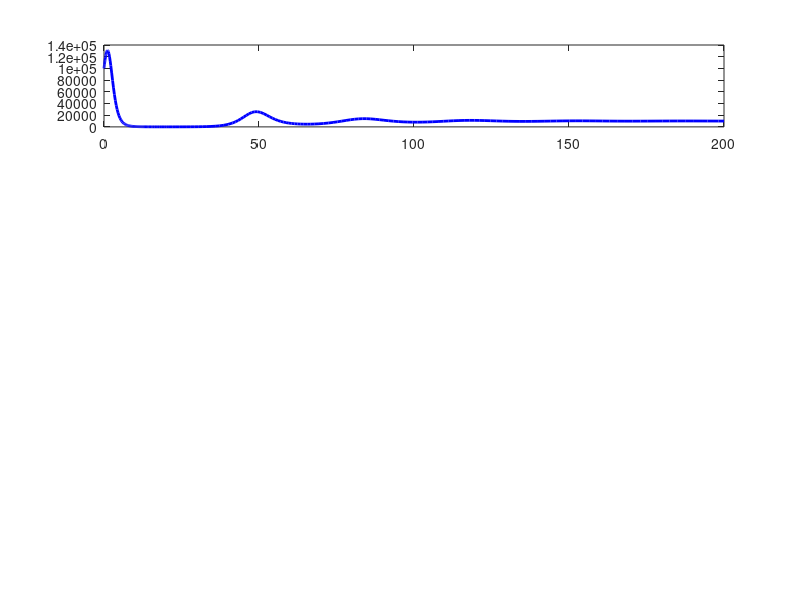

MATLAB code to generate this figure: (Note: this script raises an error after producing the figure.)
clc; clear;

%% --- Parameters ---
r     = 0.2;
K     = 1e6;
kp    = 3e-6;
ki    = 8e-7;
umax  = 1;
ke    = 0.1;

N0    = 1e5;
Nstar = 0.1 * N0;   % = 10,000 خلية

%% --- Model ---
model = @(t,y) [
    % dN/dt: max(N,1) لحماية log من الصفر بس بدون قطع
    r*max(y(1),1)*log(K/max(y(1),1)) - y(3)*max(y(1),1);

    % dx/dt: نكامل الخطأ دايماً
    (y(1) - Nstar);

    % dC/dt: pharmacokinetics
    -ke*y(3) + min(kp*(y(1)-Nstar) + ki*y(2), umax)
];

%% --- Solve ---
[t, y] = ode45(model, [0 200], [N0 0 0]);
N = y(:,1);
x = y(:,2);
C = y(:,3);

e     = N - Nstar;
u_raw = kp*e + ki*x;
u     = max(0, min(umax, u_raw));   % clamp بين 0 و umax

%% --- Plots ---
figure
subplot(4,1,1)
plot(t, N, 'b', 'LineWidth', 2); hold on
yline(Nstar, 'r--', 'Setpoint', 'LineWidth', 1.5)
xlabel('Zaman(Gün)'); ylabel('Tümör Boyutu (Hücre)')
title('PI Kontrolü ile Tümör Dinamiği + Farmakokinetik ')
grid on; legend('N(t)', 'Setpoint')

subplot(4,1,2)
plot(t, C, 'b', 'LineWidth', 2)
xlabel('Zaman(Gün)'); ylabel('İlaç Konsantrasyonu C(t)')
title('Vücüttaki İlaç Konsantrasyonu')
grid on

subplot(4,1,3)
plot(t, x, 'b', 'LineWidth', 2)
xlabel('Zaman(Gün)'); ylabel('Integral term x')
title('Integral of Error (e = N - N*)')
grid on

subplot(4,1,4)
plot(t, u, 'b', 'LineWidth', 2); hold on
yline(umax, 'r--', 'Max dose', 'LineWidth', 1.5)
xlabel('Zaman(Gün)'); ylabel('İlaç Dozu u(t)')
title('Kontrol Girdisi (İlaç Dozu)')
grid on
